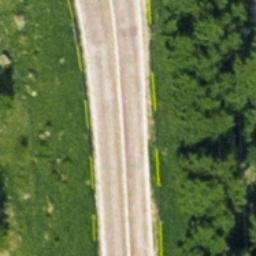
#> input picture styletransfer/cut/datasets/road4/trainB/patch_19_0.jpg, 256 x 256 px; its folder holds 4 pictures in this run
$ jupyter execute --allow-errors segmentation_tests.ipynb
#> lines starting #> are read from the running program, lines starting #| are printed output that depends on the picture
[cell 1]
import numpy as np
import matplotlib.pyplot as plt

[cell 2]
import os
os.makedirs("./segmentation_plots")

[cell 3]
from skimage.color import rgb2gray
from skimage import feature

#> (the rest of this cell did not finish here and is left out)

[cell 4]
from numpy.random import default_rng
from PIL import Image
from numpy import asarray

rng = default_rng()
#> (the rest of this cell did not finish here and is left out)

#> (a cell that did not finish here is left out)

[cell 6]
# [6 lines left out: function seg_sim, not called in this run]

[cell 7]
# [47 lines left out: functions plot_images, do_canny, not called in this run]

[cell 8]
import glob
class0 = glob.glob('styletransfer/cut/datasets/road4/trainB/*_0.jpg')
class1 = glob.glob('styletransfer/cut/datasets/road4/trainB/*_1.jpg')
x_0 = np.array([np.asarray(Image.open(fname)) for fname in class0])
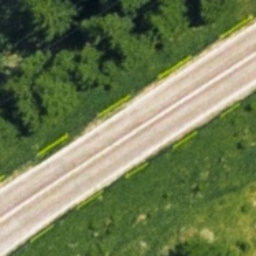
#> input picture styletransfer/cut/datasets/road4/trainB/patch_20_0.jpg, 256 x 256 px
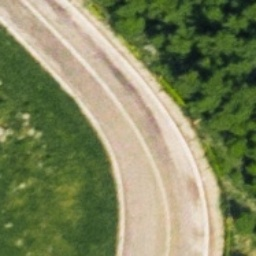
#> input picture styletransfer/cut/datasets/road4/trainB/patch_3_0.jpg, 256 x 256 px
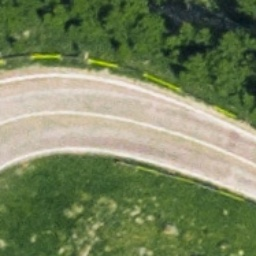
#> input picture styletransfer/cut/datasets/road4/trainB/patch_56_0.jpg, 256 x 256 px
x_1 = np.array([np.asarray(Image.open(fname)) for fname in class1])
